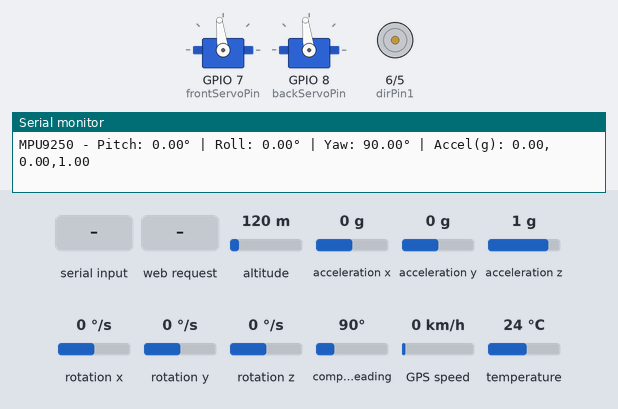
Simulated run of this program. Board: ESP32-S3. Parts: 2 × servo, motor-driver pin pairs drawn as motors (green arrow = first pin HIGH = forward, orange = second pin HIGH = backward, longer = more drive, scaled by the enable pin), the last lines printed to the serial monitor. Inputs (shaded band) come from the test bench; at power-on: altitude 120 m, acceleration x 0 g, acceleration y 0 g, acceleration z 1 g, rotation x 0 °/s, rotation y 0 °/s, rotation z 0 °/s, compass heading 90°, GPS speed 0 km/h, temperature 24 °C. WiFi joins after 1.5 s; servers stay silent unless stated; the GPS gets a fix after 3 s at 37.7749, -122.4194 with 8 satellites.

Above: at 6.2 s.
6.3 s: "F_SRV:\n" received over Serial
At 6.8 s:
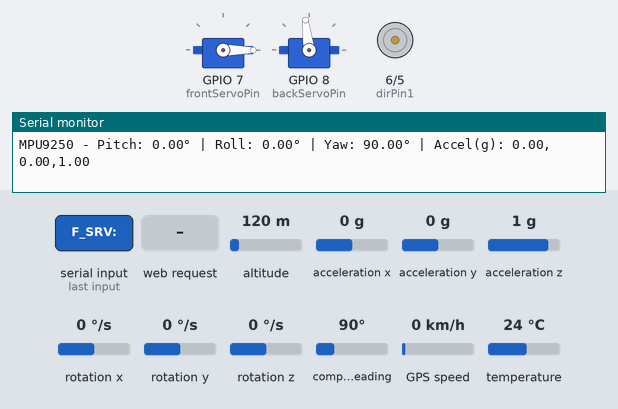
7.8 s: "DIR:REV\n" received over Serial
At 9.0 s:
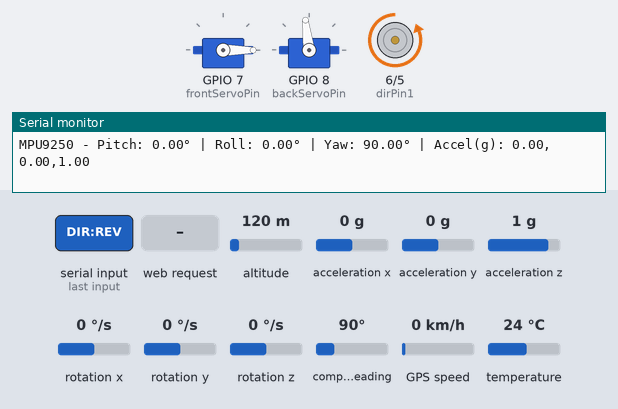
9.3 s: HTTP request GET /speed?val=1&target=1&dir=1 received
At 10.9 s:
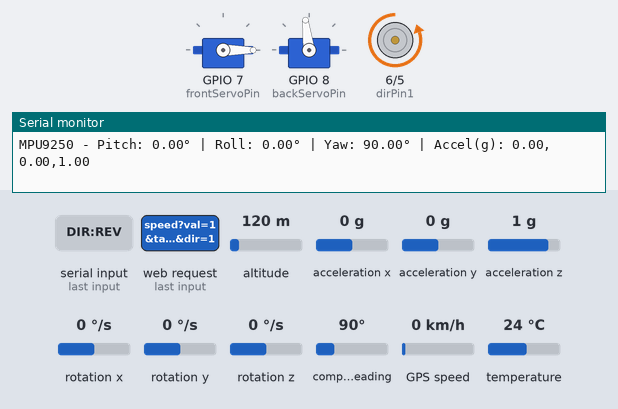
11.2 s: "SPD:\n" received over Serial
At 12.8 s:
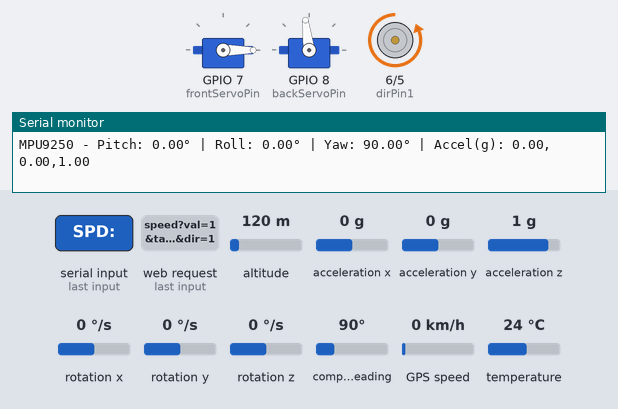
Timing chart, 0 to 14.2 s (numbered marks = the images above; inputs shaded):
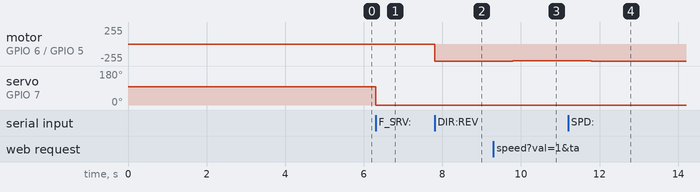

The program:

main.cpp
```cpp
#include <Adafruit_NeoPixel.h>
#include <Arduino.h>
#include <AsyncTCP.h>
#include <DallasTemperature.h>
#include <ESP32Servo.h>
#include <ESPAsyncWebServer.h>
#include <OneWire.h>
#include <WiFi.h>
#include <TinyGPSPlus.h>
#include <Wire.h>
#include <MPU9250.h> // Ensure you install "MPU9250 by Hideakitai" from the Library Manager

// --- Configuration ---
const char *ssid = "tori";
const char *password = "12345678";

// --- Hardware Pins ---
const int enablePin = 4;
const int dirPin1 = 6;
const int dirPin2 = 5;
const int frontServoPin = 7;
const int backServoPin = 8;
const int rgbPin = 46; // CHANGED FROM 48 TO AVOID SDA CONFLICT
const int tempPin = 11;
const int gpsRxPin = 38;
const int gpsTxPin = 40;
const int sdaPin = 48; // NEW: MPU9250 SDA
const int sclPin = 47; // NEW: MPU9250 SCL

// --- PWM Constants ---
const int pwmFreq = 5000;
const int pwmChannel = 0;
const int pwmResolution = 8;

// --- Objects ---
Servo frontServo;
Servo backServo;
AsyncWebServer server(80);
Adafruit_NeoPixel LED_RGB(1, rgbPin, NEO_GRB + NEO_KHZ800);
OneWire oneWire(tempPin);
DallasTemperature tempSensor(&oneWire);
HardwareSerial GPS_Serial(1);
TinyGPSPlus gps;
MPU9250 mpu; // NEW: MPU9250 Object

// --- Global States & Thread Safety Flags ---
int currentSpeed = 0;
int targetServoAngle = 97;
bool isStopped = true;
bool hardwareUpdateRequired = false;
bool servoUpdateRequired = false;

// Global variable to store the latest sensors
float currentTemp = 0.0;
float currentLat = 0.0;
float currentLng = 0.0;
float mpuPitch = 0.0; // NEW: Store Pitch
float mpuRoll = 0.0;  // NEW: Store Roll
float mpuYaw = 0.0;   // NEW: Store Yaw

unsigned long previousRGBTime = 0;
const long rgbInterval = 5;
uint16_t rainbowHue = 0;

unsigned long previousTempTime = 0;
const long tempInterval = 2000;

unsigned long previousMPUTime = 0;
const long mpuInterval = 100; // Update IMU every 100ms internally

// --- Logic Functions (Called only from Loop for thread safety) ---
void applyMotorLogic()
{
    ledcWrite(pwmChannel, 255 - currentSpeed);

    // if (isStopped || currentSpeed == 0)
    // {
    //     LED_RGB.setPixelColor(0, LED_RGB.Color(255, 0, 0)); // Red
    // }
    // else if (currentSpeed < 255)
    // {
    //     LED_RGB.setPixelColor(0, LED_RGB.Color(0, 255, 0)); // Green
    // }
    // LED_RGB.show();
}

void emergencyStop()
{
    isStopped = true;
    currentSpeed = 0;
    targetServoAngle = 97;
    digitalWrite(dirPin1, LOW);
    digitalWrite(dirPin2, LOW);
    frontServo.write(97);
    backServo.write(97);
    applyMotorLogic();
    Serial.println("EVENT:HALTED");
}

void handleTemperature()
{
    if (millis() - previousTempTime >= tempInterval)
    {
        previousTempTime = millis();
        tempSensor.requestTemperatures();
        float tempC = tempSensor.getTempCByIndex(0);

        if (tempC != DEVICE_DISCONNECTED_C)
        {
            currentTemp = tempC;
            Serial.print("TEMP OF THE MAIN BOARD: ");
            Serial.print(currentTemp);
            Serial.println(" °C");
        }
        else
        {
            Serial.println("TEMP: SENSOR ERROR (Check Wiring)");
        }
    }
}

void handleGPS()
{
    while (GPS_Serial.available() > 0)
    {
        gps.encode(GPS_Serial.read());
    }

    static unsigned long lastGpsTime = 0;
    if (millis() - lastGpsTime >= 2000)
    {
        lastGpsTime = millis();

        if (gps.charsProcessed() < 10)
        {
            Serial.println("GPS: WIRING_ERROR");
        }
        else
        {
            Serial.print("GPS_SAT: ");
            Serial.println(gps.satellites.value());

            if (gps.location.isValid())
            {
                currentLat = gps.location.lat();
                currentLng = gps.location.lng();

                Serial.print("GPS: ");
                Serial.print(currentLat, 6);
                Serial.print(",");
                Serial.println(currentLng, 6);
            }
        }
    }
}

// NEW: Function to handle MPU9250 updating
void handleMPU()
{
    if (millis() - previousMPUTime >= mpuInterval)
    {
        previousMPUTime = millis();
        if (mpu.update())
        {
            // Get accelerometer values
            float accelX = mpu.getAccX();
            float accelY = mpu.getAccY();
            float accelZ = mpu.getAccZ();

            // Calculate Pitch and Roll from accelerometer (in degrees)
            mpuPitch = atan2(-accelX, sqrt(accelY * accelY + accelZ * accelZ)) * 180.0 / M_PI;
            mpuRoll = atan2(accelY, accelZ) * 180.0 / M_PI;

            // Get Yaw from gyroscope
            mpuYaw = mpu.getYaw();

            Serial.print("MPU9250 - Pitch: ");
            Serial.print(mpuPitch, 2);
            Serial.print("° | Roll: ");
            Serial.print(mpuRoll, 2);
            Serial.print("° | Yaw: ");
            Serial.print(mpuYaw, 2);
            Serial.print("° | Accel(g): ");
            Serial.print(accelX, 2);
            Serial.print(",");
            Serial.print(accelY, 2);
            Serial.print(",");
            Serial.print(accelZ, 2);
            Serial.println();
        }
        else
        {
            Serial.println("MPU9250: Update Failed");
        }
    }
}

// --- HTML UI ---
const char index_html[] PROGMEM = R"rawliteral(
<!DOCTYPE HTML><html>
<head>
  <meta charset="UTF-8">
  <title>Project Tori 🛶</title>
  <meta name="viewport" content="width=device-width, initial-scale=1">
  <style>
    :root { --bg: #0f172a; --glass: rgba(30, 41, 59, 0.7); --accent: #00d2ff; --danger: #ef4444; }
    body { font-family: 'Segoe UI', sans-serif; background: var(--bg); color: white; display: flex; justify-content: center; padding: 20px; }
    .container { width: 100%; max-width: 400px; background: var(--glass); padding: 30px; border-radius: 24px; text-align: center; backdrop-filter: blur(10px); border: 1px solid rgba(255,255,255,0.1); }
    .btn { width: 48%; padding: 15px; margin: 5px 0; border-radius: 12px; border: none; font-weight: bold; cursor: pointer; transition: 0.2s; }
    .stop-btn { width: 100%; background: var(--danger); color: white; margin-top: 20px; padding: 20px; font-size: 1.2rem; border-radius: 12px; font-weight: 800; border: none; cursor: pointer; }
    input[type=range] { width: 100%; margin: 20px 0; accent-color: var(--accent); }
    .label { display: flex; justify-content: space-between; font-weight: bold; margin-top: 10px;}
    .hint { font-size: 0.9rem; color: #00d2ff; margin-top: 20px; background: rgba(0,210,255,0.1); padding: 10px; border-radius: 8px; }
    .telemetry { background: rgba(0,0,0,0.3); padding: 15px; border-radius: 12px; margin-bottom: 20px; font-size: 0.9rem; display: flex; justify-content: space-around;}
    .telemetry span { color: var(--accent); font-weight: bold; }
  </style>
</head>
<body>
  <div class="container">
    <h1>TORI COMMAND 🛶</h1>

    <div class="telemetry">
      <div>Pitch: <br><span id="uiPitch">0.0&deg;</span></div>
      <div>Roll: <br><span id="uiRoll">0.0&deg;</span></div>
      <div>Yaw: <br><span id="uiYaw">0.0&deg;</span></div>
    </div>

    <div style="display:flex; justify-content: space-between;">
        <button class="btn" style="background:#3a7bd5; color:white;" onclick="sendAction('forward')">FORWARD</button>
        <button class="btn" style="background:#f59e0b; color:white;" onclick="sendAction('reverse')">REVERSE</button>
    </div>
    <div class="label"><span>Thruster Power</span><span id="sv">0</span></div>
    <input type="range" id="speedIdx" min="0" max="255" value="0" oninput="updateSpeed(this.value)">
    <div class="label"><span>Fin Steering</span><span id="fv">97</span></div>
    <input type="range" id="frontIdx" min="40" max="150" value="97" oninput="updateServo('front', this.value)">
    <button class="stop-btn" onclick="sendAction('stopped')">EMERGENCY STOP</button>
    <div class="hint" id="keyHint">Use &uarr; &darr; &larr; &rarr; and Spacebar</div>
  </div>
  <script>
    function sendAction(dir) {
        fetch('/action?dir=' + dir);
        if(dir === 'stopped') {
            document.getElementById('speedIdx').value = 0; document.getElementById('sv').innerText = 0;
            document.getElementById('frontIdx').value = 97; document.getElementById('fv').innerText = 97;
        }
    }
    function updateSpeed(val) { document.getElementById('sv').innerText = val; fetch('/speed?val=' + val); }
    function updateServo(target, val) { document.getElementById('fv').innerText = val; fetch('/servo?target=' + target + '&val=' + val); }

    window.addEventListener('keydown', function(e) {
      let sInput = document.getElementById('speedIdx');
      let fInput = document.getElementById('frontIdx');
      switch(e.key) {
        case 'ArrowUp': sendAction('forward'); let sUp = Math.min(parseInt(sInput.value) + 25, 255); updateSpeed(sUp); sInput.value = sUp; break;
        case 'ArrowDown': sendAction('reverse'); let sDown = Math.min(parseInt(sInput.value) + 25, 255); updateSpeed(sDown); sInput.value = sDown; break;
        case 'ArrowLeft': let a = Math.max(parseInt(fInput.value) - 15, 40); updateServo('front', a); fInput.value = a; break;
        case 'ArrowRight': let d = Math.min(parseInt(fInput.value) + 15, 150); updateServo('front', d); fInput.value = d; break;
        case ' ': sendAction('stopped'); break;
      }
    });

    // NEW: Fetch IMU data periodically
    setInterval(() => {
      fetch('/imu')
        .then(response => response.json())
        .then(data => {
          document.getElementById('uiPitch').innerHTML = data.pitch.toFixed(1) + '&deg;';
          document.getElementById('uiRoll').innerHTML = data.roll.toFixed(1) + '&deg;';
          document.getElementById('uiYaw').innerHTML = data.yaw.toFixed(1) + '&deg;';
        })
        .catch(err => console.log('IMU fetch error', err));
    }, 1000); // Updates every 1 second
  </script>
</body>
</html>
)rawliteral";

void setup()
{
    Serial.begin(115200);
    GPS_Serial.begin(9600, SERIAL_8N1, gpsRxPin, gpsTxPin);

    // NEW: Setup Custom I2C Pins and initialize MPU9250
    Wire.begin(sdaPin, sclPin);
    Wire.setClock(400000); // Set I2C clock to 400kHz
    delay(2000);
    if (!mpu.setup(0x68))
    { // Default I2C address for MPU9250 is usually 0x68
        Serial.println("MPU9250 Connection Failed! Check Wiring.");
    }
    else
    {
        Serial.println("MPU9250 Connected Successfully.");
        delay(500);

        // Calibrate accelerometer and gyroscope
        Serial.println("Calibrating MPU9250... Keep it still!");
        mpu.calibrateAccelGyro();
        delay(500);

        // Calibrate magnetometer
        Serial.println("Calibrating Magnetometer... Rotate slowly!");
        mpu.calibrateMag();
        delay(500);

        Serial.println("MPU9250 Calibration Complete!");
    }

    // LED_RGB.begin();
    // LED_RGB.setBrightness(50);

    tempSensor.begin();

    ledcSetup(pwmChannel, pwmFreq, pwmResolution);
    ledcAttachPin(enablePin, pwmChannel);
    pinMode(dirPin1, OUTPUT);
    pinMode(dirPin2, OUTPUT);

    ESP32PWM::allocateTimer(0);
    ESP32PWM::allocateTimer(1);
    frontServo.attach(frontServoPin, 500, 2400);
    backServo.attach(backServoPin, 500, 2500);

    emergencyStop();

    WiFi.begin(ssid, password);

    int wifiWait = 0;
    while (WiFi.status() != WL_CONNECTED && wifiWait < 10)
    {
        delay(500);
        Serial.print(".");
        wifiWait++;
    }

    if (WiFi.status() == WL_CONNECTED)
    {
        Serial.println("\nWiFi Ready! IP: " + WiFi.localIP().toString());
    }
    else
    {
        Serial.println("\nWiFi Failed! Proceeding with USB only.");
    }

    // --- Web Handlers ---
    server.on("/", HTTP_GET, [](AsyncWebServerRequest *request)
              { request->send(200, "text/html", index_html); });

    server.on("/temp", HTTP_GET, [](AsyncWebServerRequest *request)
              {
    String tempString = String(currentTemp);
    AsyncWebServerResponse *response = request->beginResponse(200, "text/plain", tempString);
    response->addHeader("Access-Control-Allow-Origin", "*");
    request->send(response); });

    // NEW: Web Handler for IMU Data returning JSON format
    server.on("/imu", HTTP_GET, [](AsyncWebServerRequest *request)
              {
    String jsonResponse = "{\"pitch\":" + String(mpuPitch) +
                          ", \"roll\":" + String(mpuRoll) +
                          ", \"yaw\":" + String(mpuYaw) + "}";
    AsyncWebServerResponse *response = request->beginResponse(200, "application/json", jsonResponse);
    response->addHeader("Access-Control-Allow-Origin", "*");
    request->send(response); });

    server.on("/speed", HTTP_GET, [](AsyncWebServerRequest *request)
              {
    if (request->hasParam("val")) {
      currentSpeed = request->getParam("val")->value().toInt();
      hardwareUpdateRequired = true;
    }
    request->send(200); });

    server.on("/servo", HTTP_GET, [](AsyncWebServerRequest *request)
              {
    if (request->hasParam("target") && request->hasParam("val")) {
      int angle = request->getParam("val")->value().toInt();
      String target = request->getParam("target")->value();

      if (target == "front") {
        frontServo.write(angle);
      } else if (target == "back") {
        backServo.write(angle);
      }
    }
    AsyncWebServerResponse *response = request->beginResponse(200, "text/plain", "OK");
    response->addHeader("Access-Control-Allow-Origin", "*");
    request->send(response); });

    server.on("/action", HTTP_GET, [](AsyncWebServerRequest *request)
              {
    if (request->hasParam("dir")) {
      String dir = request->getParam("dir")->value();
      if (dir == "forward") {
        digitalWrite(dirPin1, HIGH);
        digitalWrite(dirPin2, LOW);
        isStopped = false;
      } else if (dir == "reverse") {
        digitalWrite(dirPin1, LOW);
        digitalWrite(dirPin2, HIGH);
        isStopped = false;
      } else {
        isStopped = true;
        currentSpeed = 0;
      }
      hardwareUpdateRequired = true;
    }
    request->send(200); });

    server.begin();
}

void loop()
{
    if (hardwareUpdateRequired)
    {
        applyMotorLogic();
        hardwareUpdateRequired = false;
    }

    if (servoUpdateRequired)
    {
        frontServo.write(targetServoAngle);
        servoUpdateRequired = false;
    }

    handleTemperature();
    handleGPS();
    handleMPU(); // NEW: Call IMU polling routine

    if (Serial.available() > 0)
    {
        String cmd = Serial.readStringUntil('\n');
        cmd.trim();
        Serial.println("ACK: " + cmd);

        if (cmd == "DIR:FWD")
        {
            digitalWrite(dirPin1, HIGH);
            digitalWrite(dirPin2, LOW);
            isStopped = false;
            hardwareUpdateRequired = true;
        }
        else if (cmd == "DIR:REV")
        {
            digitalWrite(dirPin1, LOW);
            digitalWrite(dirPin2, HIGH);
            isStopped = false;
            hardwareUpdateRequired = true;
        }
        else if (cmd.startsWith("SPD:"))
        {
            currentSpeed = cmd.substring(4).toInt();
            applyMotorLogic();
        }
        else if (cmd.startsWith("F_SRV:"))
        {
            frontServo.write(cmd.substring(6).toInt());
        }
        else if (cmd.startsWith("B_SRV:"))
        {
            backServo.write(cmd.substring(6).toInt());
        }
        else if (cmd == "STOP")
        {
            emergencyStop();
        }
    }

    // if (!isStopped && currentSpeed == 255)
    // {
    //     if (millis() - previousRGBTime >= rgbInterval)
    //     {
    //         previousRGBTime = millis();
    //         rainbowHue += 256;
    //         LED_RGB.setPixelColor(0, LED_RGB.ColorHSV(rainbowHue, 255, 255));
    //         LED_RGB.show();
    //     }
    // }

    yield();
}
```

Source omitted: Servo_motor.cpp (2758 bytes)

Measured:
- after the input at 6.3 s, servo on GPIO 7 (frontServoPin): 97° → 0° at once
- after the input at 7.8 s, motor on GPIO 6 (dirPin1) / GPIO 5 (dirPin2): stopped → backward 255/255 at once
- after the input at 9.3 s, motor on GPIO 6 (dirPin1) / GPIO 5 (dirPin2): backward 255/255 → backward 253/255 after 0.49 s
- after the input at 11.2 s, motor on GPIO 6 (dirPin1) / GPIO 5 (dirPin2): backward 253/255 → backward 255/255 after 0.59 s
